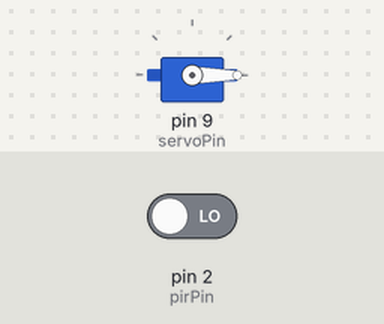
The sketch below on a simulated Arduino Uno, built with avr-gcc and run on an emulated ATmega328P. Shown: servo. The inputs (shaded band) are chosen by the test bench; at power-on: pin 2 (pirPin) LOW.

Above: at 1.2 s.
1.3 s: pin 2 (pirPin) driven HIGH
At 2.07 s:
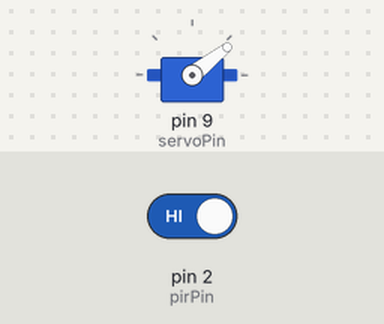
At 4.5 s:
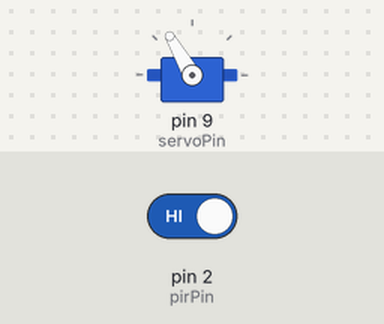
Timing chart, 0 to 10.3 s (numbered marks = the images above; inputs shaded):
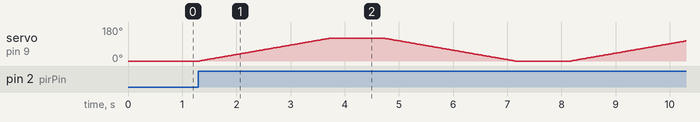

The sketch:

one_sweep_pir_servo.ino
```cpp
#include <Servo.h>

Servo myservo;      // create servo object to control servo

int pirPin = 2;     // PIR sensor pin
int pirState = LOW; // PIR sensor's state
int servoPin = 9;   // pin attached to  servo motor

void setup() {
  myservo.attach(servoPin);  // attaches to servo object
  pinMode(pirPin, INPUT);    // set PIR sensor pin as input
  myservo.write(0);          // start servo at 0 degrees
}

void loop() {
  // Read  state of  PIR sensor
  pirState = digitalRead(pirPin);

  // Check if motion is detected
  if (pirState == HIGH) {
    // Sweep  servo from 0 to 120 degrees
    for (int pos = 0; pos <= 120; pos += 1) { // goes from 0 degrees to 120 degrees
      myservo.write(pos);              // tell servo to go to position in variable 'pos'
      delay(20);                       // waits 20ms for servo to reach position
    }
   // Hold  position at 120 degrees for one second
    delay(1000);

    // Sweep  servo back from 120 to 0 degrees
    for (int pos = 120; pos >= 0; pos -= 1) { // goes from 120 degrees to 0 degrees
      myservo.write(pos);              // tell servo to go to position in variable 'pos'
      delay(20);                       // waits 20ms for servo to reach  position
    }

    //wait before checking for motion again
    delay(1000);
  }
}
```
